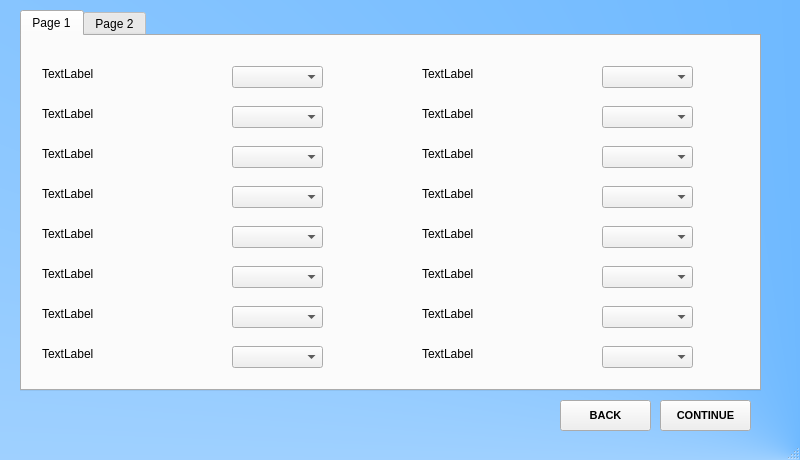
<?xml version="1.0" encoding="UTF-8"?>
<ui version="4.0">
 <class>MainWindow</class>
 <widget class="QMainWindow" name="MainWindow">
  <property name="geometry">
   <rect>
    <x>0</x>
    <y>0</y>
    <width>800</width>
    <height>460</height>
   </rect>
  </property>
  <property name="windowTitle">
   <string>MainWindow</string>
  </property>
  <property name="styleSheet">
   <string notr="true">#MainWindow
{
background-color: qconicalgradient(cx:1, cy:1, angle:0, stop:0 rgba(63, 162, 255, 255), stop:1 rgba(255, 255, 255, 255));
}</string>
  </property>
  <widget class="QWidget" name="centralwidget">
   <widget class="QPushButton" name="continueButton">
    <property name="geometry">
     <rect>
      <x>660</x>
      <y>400</y>
      <width>91</width>
      <height>31</height>
     </rect>
    </property>
    <property name="font">
     <font>
      <pointsize>8</pointsize>
      <weight>75</weight>
      <bold>true</bold>
     </font>
    </property>
    <property name="text">
     <string>CONTINUE</string>
    </property>
   </widget>
   <widget class="QPushButton" name="backButton">
    <property name="geometry">
     <rect>
      <x>560</x>
      <y>400</y>
      <width>91</width>
      <height>31</height>
     </rect>
    </property>
    <property name="font">
     <font>
      <pointsize>8</pointsize>
      <weight>75</weight>
      <bold>true</bold>
     </font>
    </property>
    <property name="text">
     <string>BACK</string>
    </property>
   </widget>
   <widget class="QTabWidget" name="tabWidget">
    <property name="geometry">
     <rect>
      <x>20</x>
      <y>10</y>
      <width>741</width>
      <height>381</height>
     </rect>
    </property>
    <property name="currentIndex">
     <number>0</number>
    </property>
    <widget class="QWidget" name="tab">
     <attribute name="title">
      <string>Page 1</string>
     </attribute>
     <widget class="QComboBox" name="comboBox_3">
      <property name="geometry">
       <rect>
        <x>210</x>
        <y>110</y>
        <width>91</width>
        <height>22</height>
       </rect>
      </property>
     </widget>
     <widget class="QComboBox" name="comboBox_4">
      <property name="geometry">
       <rect>
        <x>210</x>
        <y>150</y>
        <width>91</width>
        <height>22</height>
       </rect>
      </property>
     </widget>
     <widget class="QComboBox" name="comboBox_9">
      <property name="geometry">
       <rect>
        <x>580</x>
        <y>30</y>
        <width>91</width>
        <height>22</height>
       </rect>
      </property>
     </widget>
     <widget class="QComboBox" name="comboBox_10">
      <property name="geometry">
       <rect>
        <x>580</x>
        <y>70</y>
        <width>91</width>
        <height>22</height>
       </rect>
      </property>
     </widget>
     <widget class="QComboBox" name="comboBox_2">
      <property name="geometry">
       <rect>
        <x>210</x>
        <y>70</y>
        <width>91</width>
        <height>22</height>
       </rect>
      </property>
     </widget>
     <widget class="QComboBox" name="comboBox_13">
      <property name="geometry">
       <rect>
        <x>580</x>
        <y>190</y>
        <width>91</width>
        <height>22</height>
       </rect>
      </property>
     </widget>
     <widget class="QComboBox" name="comboBox_15">
      <property name="geometry">
       <rect>
        <x>580</x>
        <y>270</y>
        <width>91</width>
        <height>22</height>
       </rect>
      </property>
     </widget>
     <widget class="QComboBox" name="comboBox_12">
      <property name="geometry">
       <rect>
        <x>580</x>
        <y>150</y>
        <width>91</width>
        <height>22</height>
       </rect>
      </property>
     </widget>
     <widget class="QComboBox" name="comboBox_14">
      <property name="geometry">
       <rect>
        <x>580</x>
        <y>230</y>
        <width>91</width>
        <height>22</height>
       </rect>
      </property>
     </widget>
     <widget class="QComboBox" name="comboBox_11">
      <property name="geometry">
       <rect>
        <x>580</x>
        <y>110</y>
        <width>91</width>
        <height>22</height>
       </rect>
      </property>
     </widget>
     <widget class="QComboBox" name="comboBox_5">
      <property name="geometry">
       <rect>
        <x>210</x>
        <y>190</y>
        <width>91</width>
        <height>22</height>
       </rect>
      </property>
     </widget>
     <widget class="QComboBox" name="comboBox_1">
      <property name="geometry">
       <rect>
        <x>210</x>
        <y>30</y>
        <width>91</width>
        <height>22</height>
       </rect>
      </property>
     </widget>
     <widget class="QComboBox" name="comboBox_7">
      <property name="geometry">
       <rect>
        <x>210</x>
        <y>270</y>
        <width>91</width>
        <height>22</height>
       </rect>
      </property>
     </widget>
     <widget class="QComboBox" name="comboBox_8">
      <property name="geometry">
       <rect>
        <x>210</x>
        <y>310</y>
        <width>91</width>
        <height>22</height>
       </rect>
      </property>
     </widget>
     <widget class="QComboBox" name="comboBox_6">
      <property name="geometry">
       <rect>
        <x>210</x>
        <y>230</y>
        <width>91</width>
        <height>22</height>
       </rect>
      </property>
     </widget>
     <widget class="QComboBox" name="comboBox_16">
      <property name="geometry">
       <rect>
        <x>580</x>
        <y>310</y>
        <width>91</width>
        <height>22</height>
       </rect>
      </property>
     </widget>
     <widget class="QLabel" name="label_1">
      <property name="geometry">
       <rect>
        <x>20</x>
        <y>30</y>
        <width>151</width>
        <height>16</height>
       </rect>
      </property>
      <property name="text">
       <string>TextLabel</string>
      </property>
     </widget>
     <widget class="QLabel" name="label_2">
      <property name="geometry">
       <rect>
        <x>20</x>
        <y>70</y>
        <width>151</width>
        <height>16</height>
       </rect>
      </property>
      <property name="text">
       <string>TextLabel</string>
      </property>
     </widget>
     <widget class="QLabel" name="label_3">
      <property name="geometry">
       <rect>
        <x>20</x>
        <y>110</y>
        <width>151</width>
        <height>16</height>
       </rect>
      </property>
      <property name="text">
       <string>TextLabel</string>
      </property>
     </widget>
     <widget class="QLabel" name="label_4">
      <property name="geometry">
       <rect>
        <x>20</x>
        <y>150</y>
        <width>151</width>
        <height>16</height>
       </rect>
      </property>
      <property name="text">
       <string>TextLabel</string>
      </property>
     </widget>
     <widget class="QLabel" name="label_5">
      <property name="geometry">
       <rect>
        <x>20</x>
        <y>190</y>
        <width>151</width>
        <height>16</height>
       </rect>
      </property>
      <property name="text">
       <string>TextLabel</string>
      </property>
     </widget>
     <widget class="QLabel" name="label_6">
      <property name="geometry">
       <rect>
        <x>20</x>
        <y>230</y>
        <width>151</width>
        <height>16</height>
       </rect>
      </property>
      <property name="text">
       <string>TextLabel</string>
      </property>
     </widget>
     <widget class="QLabel" name="label_7">
      <property name="geometry">
       <rect>
        <x>20</x>
        <y>270</y>
        <width>151</width>
        <height>16</height>
       </rect>
      </property>
      <property name="text">
       <string>TextLabel</string>
      </property>
     </widget>
     <widget class="QLabel" name="label_8">
      <property name="geometry">
       <rect>
        <x>20</x>
        <y>310</y>
        <width>151</width>
        <height>16</height>
       </rect>
      </property>
      <property name="text">
       <string>TextLabel</string>
      </property>
     </widget>
     <widget class="QLabel" name="label_9">
      <property name="geometry">
       <rect>
        <x>400</x>
        <y>30</y>
        <width>151</width>
        <height>16</height>
       </rect>
      </property>
      <property name="text">
       <string>TextLabel</string>
      </property>
     </widget>
     <widget class="QLabel" name="label_10">
      <property name="geometry">
       <rect>
        <x>400</x>
        <y>70</y>
        <width>151</width>
        <height>16</height>
       </rect>
      </property>
      <property name="text">
       <string>TextLabel</string>
      </property>
     </widget>
     <widget class="QLabel" name="label_11">
      <property name="geometry">
       <rect>
        <x>400</x>
        <y>110</y>
        <width>151</width>
        <height>16</height>
       </rect>
      </property>
      <property name="text">
       <string>TextLabel</string>
      </property>
     </widget>
     <widget class="QLabel" name="label_12">
      <property name="geometry">
       <rect>
        <x>400</x>
        <y>150</y>
        <width>151</width>
        <height>16</height>
       </rect>
      </property>
      <property name="text">
       <string>TextLabel</string>
      </property>
     </widget>
     <widget class="QLabel" name="label_13">
      <property name="geometry">
       <rect>
        <x>400</x>
        <y>190</y>
        <width>151</width>
        <height>16</height>
       </rect>
      </property>
      <property name="text">
       <string>TextLabel</string>
      </property>
     </widget>
     <widget class="QLabel" name="label_14">
      <property name="geometry">
       <rect>
        <x>400</x>
        <y>230</y>
        <width>151</width>
        <height>16</height>
       </rect>
      </property>
      <property name="text">
       <string>TextLabel</string>
      </property>
     </widget>
     <widget class="QLabel" name="label_15">
      <property name="geometry">
       <rect>
        <x>400</x>
        <y>270</y>
        <width>151</width>
        <height>16</height>
       </rect>
      </property>
      <property name="text">
       <string>TextLabel</string>
      </property>
     </widget>
     <widget class="QLabel" name="label_16">
      <property name="geometry">
       <rect>
        <x>400</x>
        <y>310</y>
        <width>151</width>
        <height>16</height>
       </rect>
      </property>
      <property name="text">
       <string>TextLabel</string>
      </property>
     </widget>
    </widget>
    <widget class="QWidget" name="tab_2">
     <attribute name="title">
      <string>Page 2</string>
     </attribute>
     <widget class="QComboBox" name="comboBox_24">
      <property name="geometry">
       <rect>
        <x>220</x>
        <y>310</y>
        <width>91</width>
        <height>22</height>
       </rect>
      </property>
     </widget>
     <widget class="QComboBox" name="comboBox_18">
      <property name="geometry">
       <rect>
        <x>220</x>
        <y>70</y>
        <width>91</width>
        <height>22</height>
       </rect>
      </property>
     </widget>
     <widget class="QComboBox" name="comboBox_21">
      <property name="geometry">
       <rect>
        <x>220</x>
        <y>190</y>
        <width>91</width>
        <height>22</height>
       </rect>
      </property>
     </widget>
     <widget class="QComboBox" name="comboBox_19">
      <property name="geometry">
       <rect>
        <x>220</x>
        <y>110</y>
        <width>91</width>
        <height>22</height>
       </rect>
      </property>
     </widget>
     <widget class="QComboBox" name="comboBox_22">
      <property name="geometry">
       <rect>
        <x>220</x>
        <y>230</y>
        <width>91</width>
        <height>22</height>
       </rect>
      </property>
     </widget>
     <widget class="QComboBox" name="comboBox_23">
      <property name="geometry">
       <rect>
        <x>220</x>
        <y>270</y>
        <width>91</width>
        <height>22</height>
       </rect>
      </property>
     </widget>
     <widget class="QComboBox" name="comboBox_20">
      <property name="geometry">
       <rect>
        <x>220</x>
        <y>150</y>
        <width>91</width>
        <height>22</height>
       </rect>
      </property>
     </widget>
     <widget class="QComboBox" name="comboBox_17">
      <property name="geometry">
       <rect>
        <x>220</x>
        <y>30</y>
        <width>91</width>
        <height>22</height>
       </rect>
      </property>
     </widget>
     <widget class="QComboBox" name="comboBox_26">
      <property name="geometry">
       <rect>
        <x>560</x>
        <y>70</y>
        <width>91</width>
        <height>22</height>
       </rect>
      </property>
     </widget>
     <widget class="QComboBox" name="comboBox_25">
      <property name="geometry">
       <rect>
        <x>560</x>
        <y>30</y>
        <width>91</width>
        <height>22</height>
       </rect>
      </property>
     </widget>
     <widget class="QComboBox" name="comboBox_29">
      <property name="geometry">
       <rect>
        <x>560</x>
        <y>190</y>
        <width>91</width>
        <height>22</height>
       </rect>
      </property>
     </widget>
     <widget class="QComboBox" name="comboBox_28">
      <property name="geometry">
       <rect>
        <x>560</x>
        <y>150</y>
        <width>91</width>
        <height>22</height>
       </rect>
      </property>
     </widget>
     <widget class="QComboBox" name="comboBox_27">
      <property name="geometry">
       <rect>
        <x>560</x>
        <y>110</y>
        <width>91</width>
        <height>22</height>
       </rect>
      </property>
     </widget>
     <widget class="QLabel" name="label_17">
      <property name="geometry">
       <rect>
        <x>30</x>
        <y>30</y>
        <width>151</width>
        <height>16</height>
       </rect>
      </property>
      <property name="text">
       <string>TextLabel</string>
      </property>
     </widget>
     <widget class="QLabel" name="label_18">
      <property name="geometry">
       <rect>
        <x>30</x>
        <y>70</y>
        <width>151</width>
        <height>16</height>
       </rect>
      </property>
      <property name="text">
       <string>TextLabel</string>
      </property>
     </widget>
     <widget class="QLabel" name="label_19">
      <property name="geometry">
       <rect>
        <x>30</x>
        <y>110</y>
        <width>151</width>
        <height>16</height>
       </rect>
      </property>
      <property name="text">
       <string>TextLabel</string>
      </property>
     </widget>
     <widget class="QLabel" name="label_20">
      <property name="geometry">
       <rect>
        <x>30</x>
        <y>150</y>
        <width>151</width>
        <height>16</height>
       </rect>
      </property>
      <property name="text">
       <string>TextLabel</string>
      </property>
     </widget>
     <widget class="QLabel" name="label_21">
      <property name="geometry">
       <rect>
        <x>30</x>
        <y>190</y>
        <width>151</width>
        <height>16</height>
       </rect>
      </property>
      <property name="text">
       <string>TextLabel</string>
      </property>
     </widget>
     <widget class="QLabel" name="label_22">
      <property name="geometry">
       <rect>
        <x>30</x>
        <y>230</y>
        <width>151</width>
        <height>16</height>
       </rect>
      </property>
      <property name="text">
       <string>TextLabel</string>
      </property>
     </widget>
     <widget class="QLabel" name="label_23">
      <property name="geometry">
       <rect>
        <x>30</x>
        <y>270</y>
        <width>151</width>
        <height>16</height>
       </rect>
      </property>
      <property name="text">
       <string>TextLabel</string>
      </property>
     </widget>
     <widget class="QLabel" name="label_24">
      <property name="geometry">
       <rect>
        <x>30</x>
        <y>310</y>
        <width>151</width>
        <height>16</height>
       </rect>
      </property>
      <property name="text">
       <string>TextLabel</string>
      </property>
     </widget>
     <widget class="QLabel" name="label_25">
      <property name="geometry">
       <rect>
        <x>390</x>
        <y>30</y>
        <width>151</width>
        <height>16</height>
       </rect>
      </property>
      <property name="text">
       <string>TextLabel</string>
      </property>
     </widget>
     <widget class="QLabel" name="label_26">
      <property name="geometry">
       <rect>
        <x>390</x>
        <y>70</y>
        <width>151</width>
        <height>16</height>
       </rect>
      </property>
      <property name="text">
       <string>TextLabel</string>
      </property>
     </widget>
     <widget class="QLabel" name="label_27">
      <property name="geometry">
       <rect>
        <x>390</x>
        <y>110</y>
        <width>151</width>
        <height>16</height>
       </rect>
      </property>
      <property name="text">
       <string>TextLabel</string>
      </property>
     </widget>
     <widget class="QLabel" name="label_28">
      <property name="geometry">
       <rect>
        <x>390</x>
        <y>150</y>
        <width>151</width>
        <height>16</height>
       </rect>
      </property>
      <property name="text">
       <string>TextLabel</string>
      </property>
     </widget>
     <widget class="QLabel" name="label_29">
      <property name="geometry">
       <rect>
        <x>390</x>
        <y>190</y>
        <width>151</width>
        <height>16</height>
       </rect>
      </property>
      <property name="text">
       <string>TextLabel</string>
      </property>
     </widget>
    </widget>
   </widget>
  </widget>
  <widget class="QMenuBar" name="menubar">
   <property name="geometry">
    <rect>
     <x>0</x>
     <y>0</y>
     <width>800</width>
     <height>26</height>
    </rect>
   </property>
  </widget>
  <widget class="QStatusBar" name="statusbar"/>
 </widget>
 <resources/>
 <connections/>
</ui>
